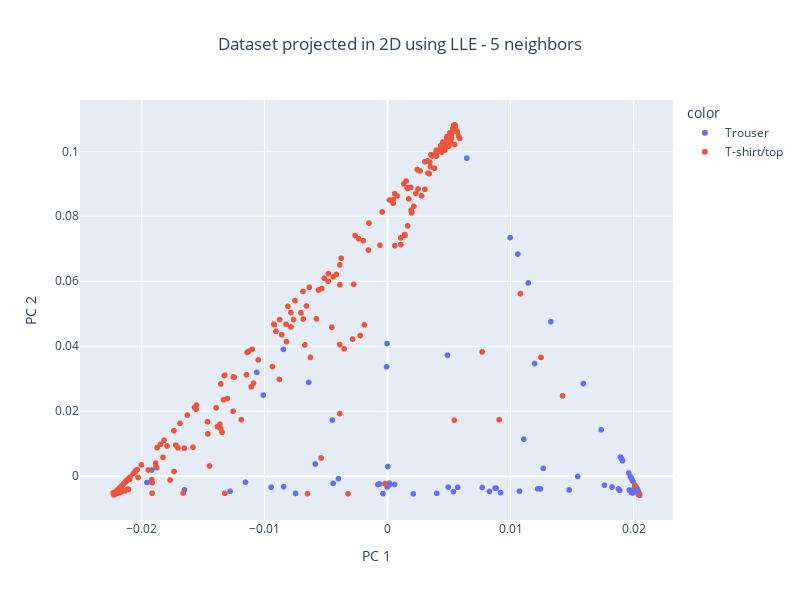
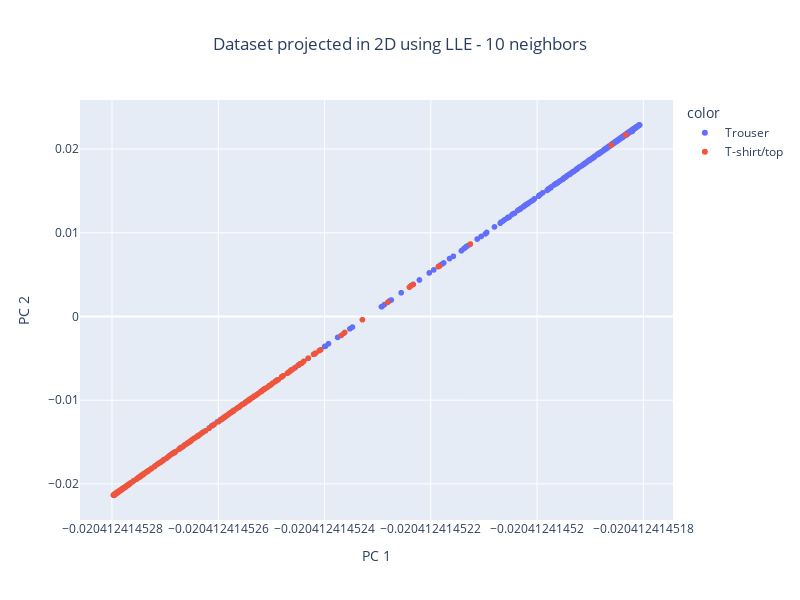
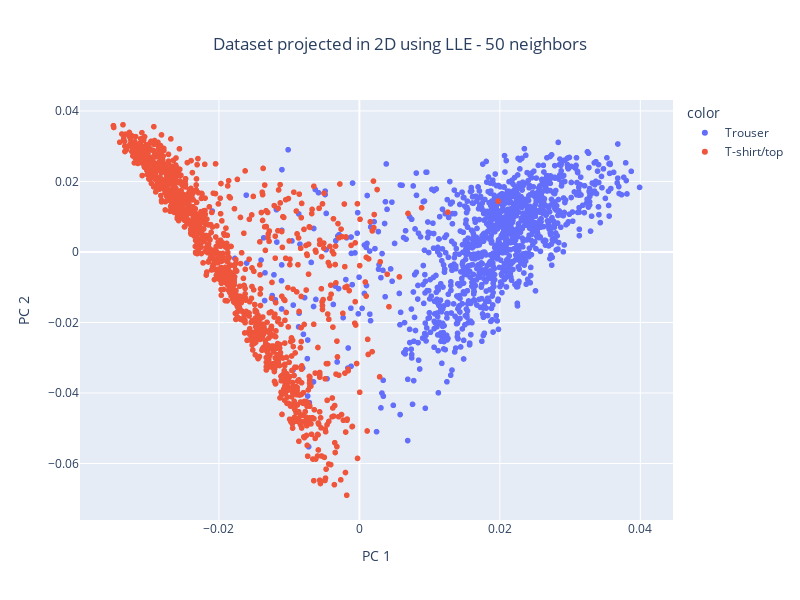
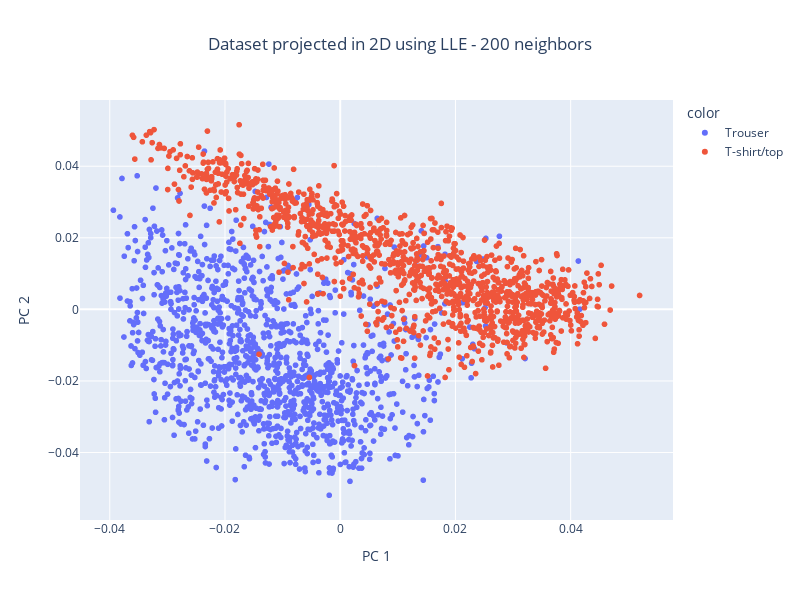

The code cell stored with these charts, in order, in its notebook:
### Code cell
for neigh in [5, 10, 50, 200]:
    lle = LocallyLinearEmbedding(n_components=2, n_neighbors=neigh)
    graph2D(lle, neigh)

### Figure 1 — Plotly figure (JSON) as saved in the notebook; plotly's stock layout.template omitted (floating-point values rounded to 4 significant figures; data arrays with more than 128 entries replaced by an {"elided": "..."} marker saying what was removed)
{"data": [{"hovertemplate": "color=Trouser<br>PC 1=%{x}<br>PC 2=%{y}<extra></extra>", "legendgroup": "Trouser", "marker": {"color": "#636efa", "symbol": "circle"}, "mode": "markers", "name": "Trouser", "showlegend": true, "type": "scattergl", "x": {"elided": "1201 float values"}, "xaxis": "x", "y": {"elided": "1201 float values"}, "yaxis": "y"}, {"hovertemplate": "color=T-shirt/top<br>PC 1=%{x}<br>PC 2=%{y}<extra></extra>", "legendgroup": "T-shirt/top", "marker": {"color": "#EF553B", "symbol": "circle"}, "mode": "markers", "name": "T-shirt/top", "showlegend": true, "type": "scattergl", "x": {"elided": "1199 float values"}, "xaxis": "x", "y": {"elided": "1199 float values"}, "yaxis": "y"}], "layout": {"height": 600, "legend": {"title": {"text": "color"}, "tracegroupgap": 0}, "title": {"text": "Dataset projected in 2D using LLE - 5 neighbors", "x": 0.5}, "width": 800, "xaxis": {"anchor": "y", "domain": [0, 1], "title": {"text": "PC 1"}}, "yaxis": {"anchor": "x", "domain": [0, 1], "title": {"text": "PC 2"}}}}

### Figure 2 — Plotly figure (JSON) as saved in the notebook; plotly's stock layout.template omitted (floating-point values rounded to 4 significant figures; data arrays with more than 128 entries replaced by an {"elided": "..."} marker saying what was removed)
{"data": [{"hovertemplate": "color=Trouser<br>PC 1=%{x}<br>PC 2=%{y}<extra></extra>", "legendgroup": "Trouser", "marker": {"color": "#636efa", "symbol": "circle"}, "mode": "markers", "name": "Trouser", "showlegend": true, "type": "scattergl", "x": {"elided": "1201 float values"}, "xaxis": "x", "y": {"elided": "1201 float values"}, "yaxis": "y"}, {"hovertemplate": "color=T-shirt/top<br>PC 1=%{x}<br>PC 2=%{y}<extra></extra>", "legendgroup": "T-shirt/top", "marker": {"color": "#EF553B", "symbol": "circle"}, "mode": "markers", "name": "T-shirt/top", "showlegend": true, "type": "scattergl", "x": {"elided": "1199 float values"}, "xaxis": "x", "y": {"elided": "1199 float values"}, "yaxis": "y"}], "layout": {"height": 600, "legend": {"title": {"text": "color"}, "tracegroupgap": 0}, "title": {"text": "Dataset projected in 2D using LLE - 10 neighbors", "x": 0.5}, "width": 800, "xaxis": {"anchor": "y", "domain": [0, 1], "title": {"text": "PC 1"}}, "yaxis": {"anchor": "x", "domain": [0, 1], "title": {"text": "PC 2"}}}}

### Figure 3 — Plotly figure (JSON) as saved in the notebook; plotly's stock layout.template omitted (floating-point values rounded to 4 significant figures; data arrays with more than 128 entries replaced by an {"elided": "..."} marker saying what was removed)
{"data": [{"hovertemplate": "color=Trouser<br>PC 1=%{x}<br>PC 2=%{y}<extra></extra>", "legendgroup": "Trouser", "marker": {"color": "#636efa", "symbol": "circle"}, "mode": "markers", "name": "Trouser", "showlegend": true, "type": "scattergl", "x": {"elided": "1201 float values"}, "xaxis": "x", "y": {"elided": "1201 float values"}, "yaxis": "y"}, {"hovertemplate": "color=T-shirt/top<br>PC 1=%{x}<br>PC 2=%{y}<extra></extra>", "legendgroup": "T-shirt/top", "marker": {"color": "#EF553B", "symbol": "circle"}, "mode": "markers", "name": "T-shirt/top", "showlegend": true, "type": "scattergl", "x": {"elided": "1199 float values"}, "xaxis": "x", "y": {"elided": "1199 float values"}, "yaxis": "y"}], "layout": {"height": 600, "legend": {"title": {"text": "color"}, "tracegroupgap": 0}, "title": {"text": "Dataset projected in 2D using LLE - 50 neighbors", "x": 0.5}, "width": 800, "xaxis": {"anchor": "y", "domain": [0, 1], "title": {"text": "PC 1"}}, "yaxis": {"anchor": "x", "domain": [0, 1], "title": {"text": "PC 2"}}}}

### Figure 4 — Plotly figure (JSON) as saved in the notebook; plotly's stock layout.template omitted (floating-point values rounded to 4 significant figures; data arrays with more than 128 entries replaced by an {"elided": "..."} marker saying what was removed)
{"data": [{"hovertemplate": "color=Trouser<br>PC 1=%{x}<br>PC 2=%{y}<extra></extra>", "legendgroup": "Trouser", "marker": {"color": "#636efa", "symbol": "circle"}, "mode": "markers", "name": "Trouser", "showlegend": true, "type": "scattergl", "x": {"elided": "1201 float values"}, "xaxis": "x", "y": {"elided": "1201 float values"}, "yaxis": "y"}, {"hovertemplate": "color=T-shirt/top<br>PC 1=%{x}<br>PC 2=%{y}<extra></extra>", "legendgroup": "T-shirt/top", "marker": {"color": "#EF553B", "symbol": "circle"}, "mode": "markers", "name": "T-shirt/top", "showlegend": true, "type": "scattergl", "x": {"elided": "1199 float values"}, "xaxis": "x", "y": {"elided": "1199 float values"}, "yaxis": "y"}], "layout": {"height": 600, "legend": {"title": {"text": "color"}, "tracegroupgap": 0}, "title": {"text": "Dataset projected in 2D using LLE - 200 neighbors", "x": 0.5}, "width": 800, "xaxis": {"anchor": "y", "domain": [0, 1], "title": {"text": "PC 1"}}, "yaxis": {"anchor": "x", "domain": [0, 1], "title": {"text": "PC 2"}}}}
